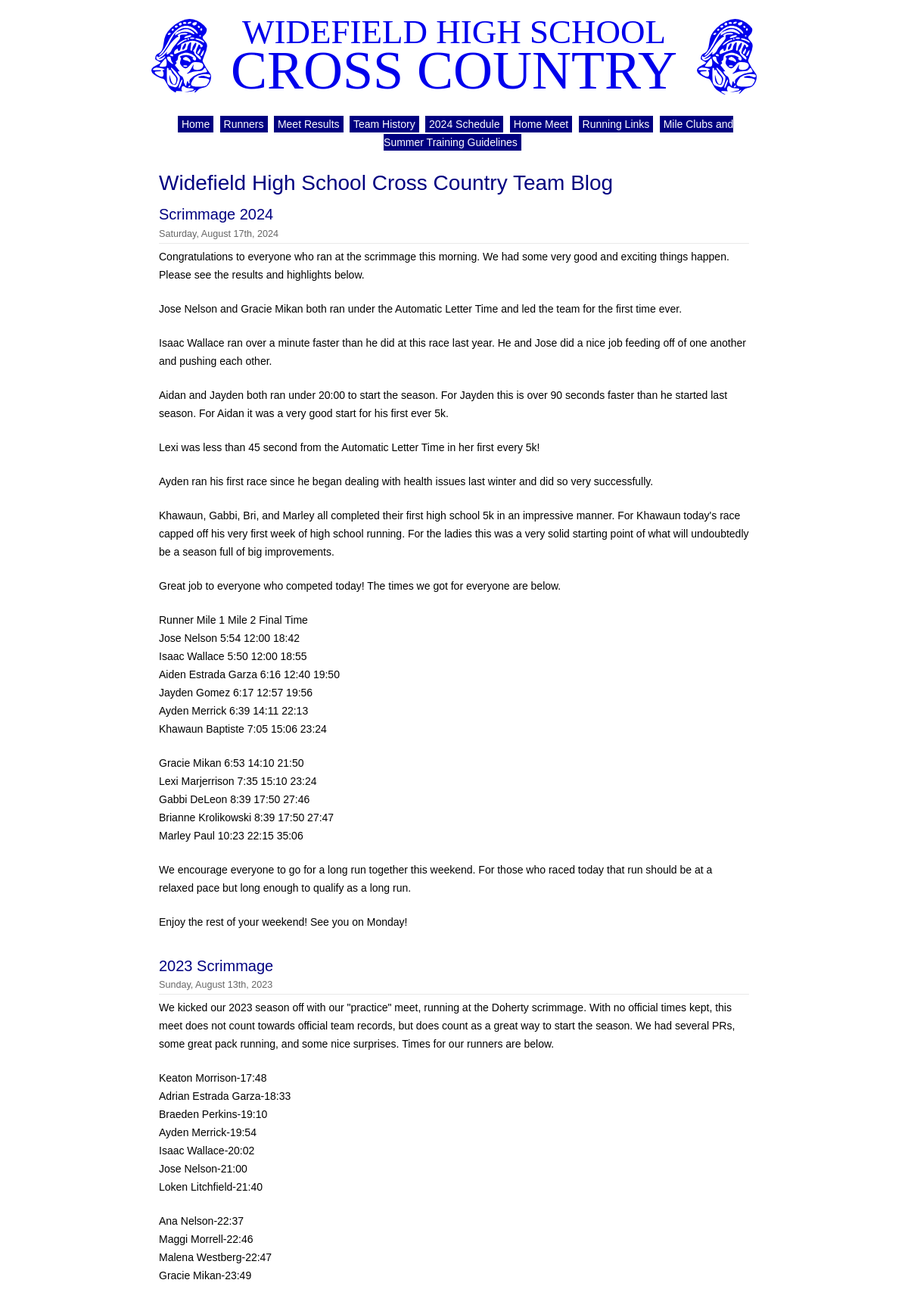
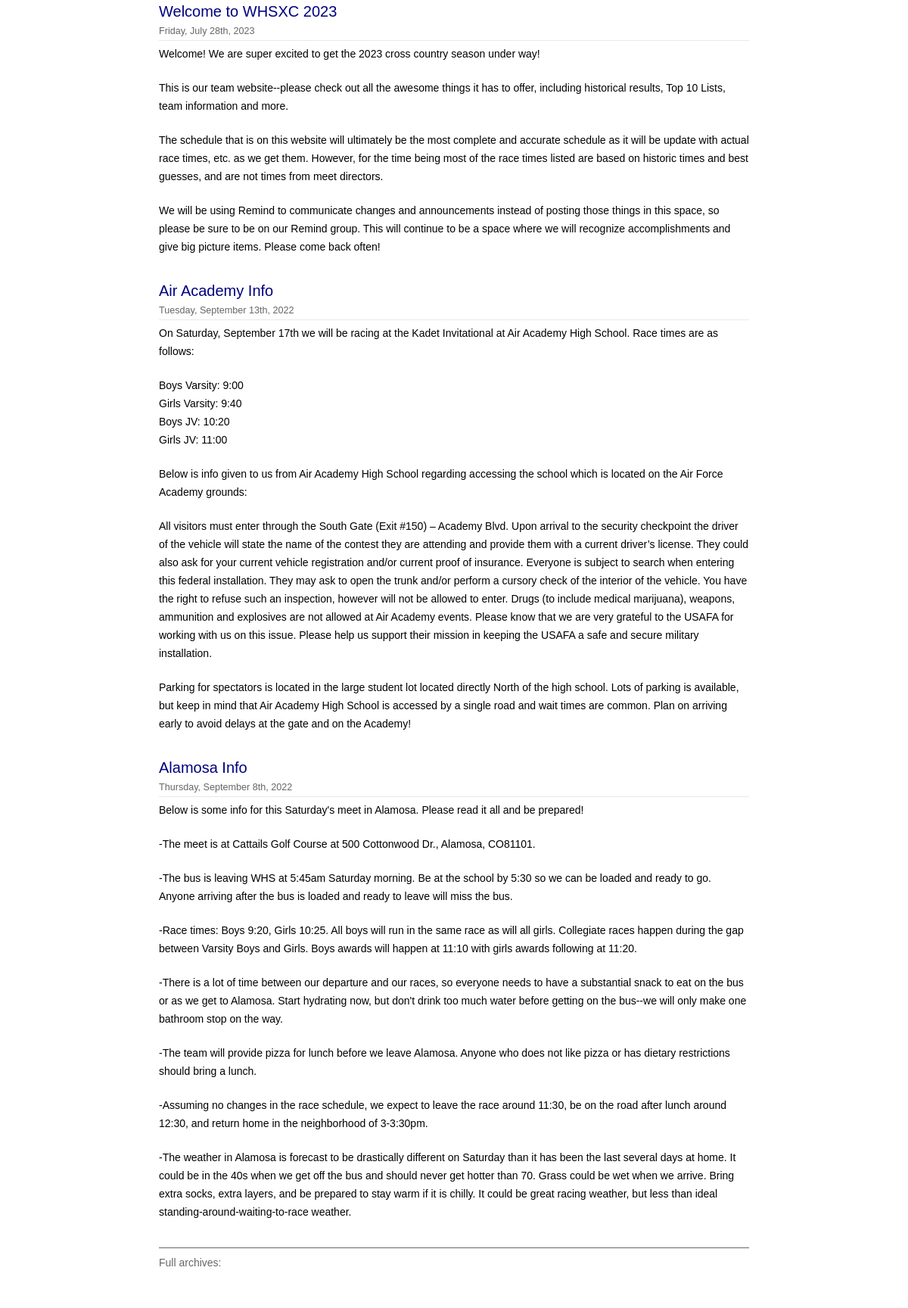
The page / on the database its author committed (2 pictures, top to bottom).
### simplemenu/models.py (models this page shows, shortened)
class Menu(models.Model):
	name = models.CharField(max_length=255)
	slug = models.SlugField()
	class Admin:
		pass

class MenuItem(models.Model):
	menu = models.ForeignKey(Menu, on_delete=models.DO_NOTHING)
	url = models.CharField(max_length=1024)
	title = models.CharField(max_length=100)
	description = models.CharField(max_length=255,blank=True,null=True)
	sort = models.IntegerField(default=0)
	class Meta:
		ordering = ['sort']
	class Admin:
		pass

### blog/models.py (models this page shows, shortened)
class Entry(models.Model):
	title = models.CharField(max_length=255, null=True, blank=True)
	created_at = models.DateTimeField(auto_now_add=True)
	text = models.TextField()
	objects = EntryManager()
	class Admin:
		pass

### whsxc/views.py (the view)
# urls.py: path('',views.homepage),
def homepage(request):
    return render(request, 'home.html', {
            "latest": Entry.objects.all().order_by("-created_at")[:5],
        },)

### simplemenu/templatetags/simplemenus.py (called while the page is built)
def flatmenu(menuslug=None,cururl=None):
	menu = Menu.objects.get(slug=menuslug)
	menuitems = menu.menuitem_set.all()
	if len(menuitems) < 1:
		return ""
	m = '<ul id="%s-menu" class="flat-menu">' % menuslug
	for mi in menuitems:
		m = m + '<li><a href="%s" title="%s"' % (mi.url, mi.description)
		if cururl == mi.url:
			m = m + ' class="current"'
		m = m + '>%s</a></li>' % mi.title
	m = m + '</ul>'
	return mark_safe(m)

### templates/home.html (shortened to what this page needs)
{% extends "base.html" %}
{% block content %}
  <h1>Widefield High School Cross Country Team Blog</h1>
  {% for entry in latest %}
    <h2> {{ entry.title|safe }} </h2>
		<p class="blog-meta">{{ entry.created_at|date:"l, F jS, Y" }}</p>
    {{ entry.text|safe|linebreaks }}
  {% endfor %}
	<p class="blog-archives">
	Full archives:
	</p>
{% endblock %}

### templates/base.html (shortened to what this page needs)
{% load static %}
<!DOCTYPE html>
<html lang="en">
	<head>
		<link href="{% static 'stylesheets/style_v2.css' %}" rel="Stylesheet" type="text/css" />
	</head>
	<body>
		<div id="title"><span id="title-school">Widefield High School</span> <span id="title-crosscountry">Cross Country</span></div>
		<div id="content">
			{% load simplemenus %}
			{% flatmenu 'navigation' %}
			{% block content %} default content {% endblock %}
		</div>
	</body>
</html>

### static/stylesheets/style_v2.css (style rules this page uses)
html, body, div, span, applet, object, iframe, h1, h2, h3, h4, h5, h6, p, blockquote, pre, a, abbr, acronym, address, big, cite, code, del, dfn, em, font, img, ins, kbd, q, s, samp, small, strike, strong, sub, sup, tt, var, dl, dt, dd, ol, ul, li, fieldset, form, label, legend, table, caption, tbody, tfoot, thead, tr, th, td { margin: 0; padding: 0; border: 0; outline: 0; font-weight: inherit; font-style: inherit; font-size: 100%; font-family: inherit; }
body { line-height: 1; color: black; background: white; }
body { font-family: 'Helvetica', 'Arial', sans-serif; font-size: 14px; line-height: 24px; margin-bottom: 50px; }
#title { color: #0000ec; font-family: "Georgia", "Garamond", serif; margin: auto; max-width: 800px; padding: 20px 0 30px; text-align: center; }
#title span { background-image: url('/static/mascot.png'); background-repeat: no-repeat; display: block; text-transform: uppercase; }
#title-school { background-position: 100% 5px; font-size: 45px; line-height: 45px; padding: 0 90px 72px; }
#title-crosscountry { background-position: 0% 5px; font-size: 72px; line-height: 57px; margin-top: -117px; padding: 45px 90px 0; }
#content { margin: auto; max-width: 780px; }
#navigation-menu { list-style-type: none; padding: 0 0 1.5em; text-align: center; }
#navigation-menu li { display: inline; margin: 0 .3em; }
#navigation-menu a { background-color: navy; color: white; padding: 3px 5px 3px; text-decoration: none; }
a { color: #0000ec; text-decoration: none; }
h1 { color: navy; font-size: 28px; line-height: 1.5em; }
h2 { clear: both; color: navy; font-size: 20px; line-height: 1em; padding: .75em 0 .5em; }
h1+h2 { padding-top: .5em; }
p { padding-bottom: 1.5em; }
ul, ol, dl { padding-bottom: 1.5em; }
ul, ol { padding-left: 1.5em; }
p.blog-meta { color: #666; font-size: .9em; margin-top: -.5em; padding-bottom: 0; margin-bottom: 5px; border-bottom: 1px solid #E9E9E9; }
p.blog-archives { border-top: 1px solid; color: #666; margin-top: 1em; padding-top: .5em; }

### rows shown on the page
Menu: id.description "Home Runners Meet Results Team History 2024 Schedule Home Meet Running Links Mile Clubs and Summer Training Guidelines"
Entry: title "Scrimmage 2024", created_at "Saturday, August 17th, 2024", text "Congratulations to everyone who ran at the scrimmage this morning. We had some very good and exciting things happen. Please see the results and highlights below. Jose Nelson and Gracie Mikan both ran under the Automatic Letter Time and led the team for the first time ever. Isaac Wallace ran over a minute faster than he did at this race last year. He and Jose did a nice job feeding off of one another and pushing each other. Aidan and Jayden both ran under 20:00 to start the season. For Jayden this is over 90 seconds faster than he started last season. For Aidan it was a very good start for his first ever 5k. Lexi was less than 45 second from the Automatic Letter Time in her first every 5k!…"
Entry: title "2023 Scrimmage", created_at "Sunday, August 13th, 2023", text "We kicked our 2023 season off with our \"practice\" meet, running at the Doherty scrimmage. With no official times kept, this meet does not count towards official team records, but does count as a great way to start the season. We had several PRs, some great pack running, and some nice surprises. Times for our runners are below. Keaton Morrison-17:48 Adrian Estrada Garza-18:33 Braeden Perkins-19:10 Ayden Merrick-19:54 Isaac Wallace-20:02 Jose Nelson-21:00 Loken Litchfield-21:40 Ana Nelson-22:37 Maggi Morrell-22:46 Malena Westberg-22:47 Gracie Mikan-23:49"
Entry: title "Welcome to WHSXC 2023", created_at "Friday, July 28th, 2023", text "Welcome! We are super excited to get the 2023 cross country season under way! This is our team website--please check out all the awesome things it has to offer, including historical results, Top 10 Lists, team information and more. The schedule that is on this website will ultimately be the most complete and accurate schedule as it will be update with actual race times, etc. as we get them. However, for the time being most of the race times listed are based on historic times and best guesses, and are not times from meet directors. We will be using Remind to communicate changes and announcements instead of posting those things in this space, so please be sure to be on our Remind group. This…"
Entry: title "Air Academy Info", created_at "Tuesday, September 13th, 2022", text "On Saturday, September 17th we will be racing at the Kadet Invitational at Air Academy High School. Race times are as follows: Boys Varsity: 9:00 Girls Varsity: 9:40 Boys JV: 10:20 Girls JV: 11:00 Below is info given to us from Air Academy High School regarding accessing the school which is located on the Air Force Academy grounds: All visitors must enter through the South Gate (Exit #150) – Academy Blvd. Upon arrival to the security checkpoint the driver of the vehicle will state the name of the contest they are attending and provide them with a current driver’s license. They could also ask for your current vehicle registration and/or current proof of insurance. Everyone is subject to…"
Entry: title "Alamosa Info", created_at "Thursday, September 8th, 2022", text "Below is some info for this Saturday's meet in Alamosa. Please read it all and be prepared! -The meet is at Cattails Golf Course at 500 Cottonwood Dr., Alamosa, CO81101. -The bus is leaving WHS at 5:45am Saturday morning. Be at the school by 5:30 so we can be loaded and ready to go. Anyone arriving after the bus is loaded and ready to leave will miss the bus. -Race times: Boys 9:20, Girls 10:25. All boys will run in the same race as will all girls. Collegiate races happen during the gap between Varsity Boys and Girls. Boys awards will happen at 11:10 with girls awards following at 11:20. -There is a lot of time between our departure and our races, so everyone needs to have a substantial…"
